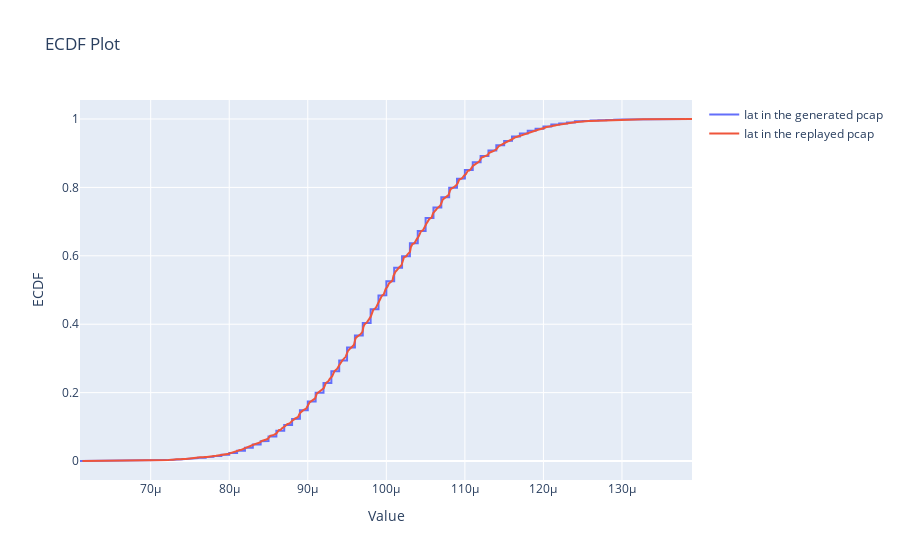

This figure's notebook cell:
### Code cell
def ecdf(data):
    """Compute ECDF for a one-dimensional array of measurements."""
    n = len(data)
    x = np.sort(data)
    y = np.arange(1, n+1) / n
    return x, y

x1, y1 = ecdf(originalDF['iat'].dropna())
x2, y2 = ecdf(replayDF['iat'].dropna())

fig = go.Figure()

# Add trace for the first DataFrame
fig.add_trace(go.Scatter(x=x1, y=y1, mode='lines', name='Iat in the generated pcap'))

# Add trace for the second DataFrame
fig.add_trace(go.Scatter(x=x2, y=y2, mode='lines', name='Iat in the replayed pcap'))

# Update layout
fig.update_layout(title='ECDF Plot',
                  xaxis_title='Value',
                  yaxis_title='ECDF')

# Show the plot
fig.show()

### Figure 1 — Plotly figure (JSON) as saved in the notebook; plotly's stock layout.template omitted (floating-point values rounded to 4 significant figures; data arrays with more than 128 entries replaced by an {"elided": "..."} marker saying what was removed)
{"data": [{"mode": "lines", "name": "Iat in the generated pcap", "type": "scatter", "x": {"elided": "9999 float values"}, "y": {"elided": "9999 float values"}}, {"mode": "lines", "name": "Iat in the replayed pcap", "type": "scatter", "x": {"elided": "9999 float values"}, "y": {"elided": "9999 float values"}}], "layout": {"title": {"text": "ECDF Plot"}, "xaxis": {"title": {"text": "Value"}}, "yaxis": {"title": {"text": "ECDF"}}}}
